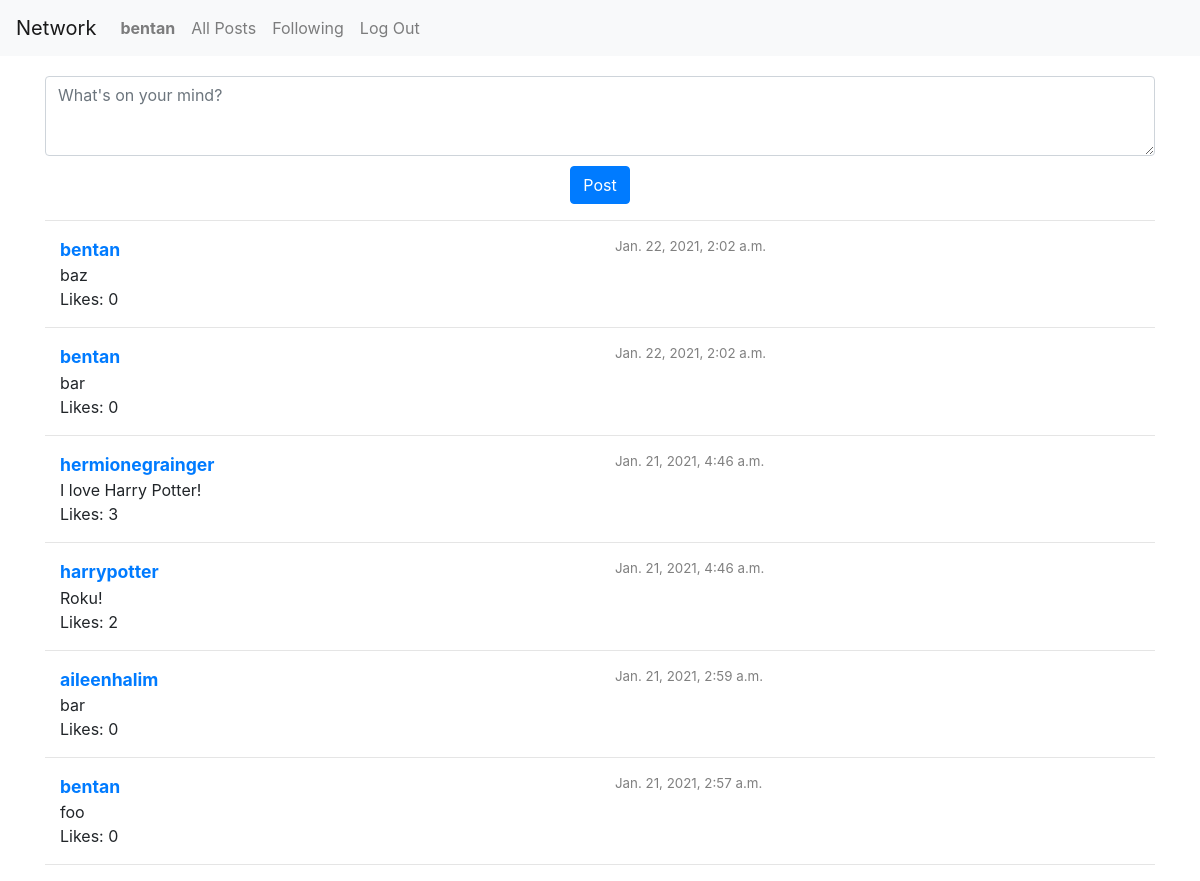
/ (signed in), run on the app's committed database.
### network/models.py (models this page shows, shortened)
class User(AbstractUser):
    following = models.ManyToManyField('self', blank=True, related_name='followers', symmetrical=False)
    def __str__(self):
        return f"{self.username}"

class Post(models.Model):
    user = models.ForeignKey(User, on_delete=models.CASCADE)
    post_content = models.TextField(max_length=280)
    likes = models.ManyToManyField(User, blank=True, related_name='user_likes')
    created_timestamp = models.DateTimeField(auto_now_add=True)
    edited_timestamp = models.DateTimeField(auto_now=True)

### network/views.py (the view)
# urls.py: path("", views.index, name="index"),
def index(request):
    if request.method == 'POST' and request.user.is_authenticated:
        p = PostForm(request.POST)
        if p.is_valid():
            r = Post(user = request.user, post_content = p.cleaned_data['post_content'])
            r.save()
            return HttpResponseRedirect(reverse("index"))
    posts = Post.objects.order_by('-edited_timestamp')
    duration_dict = {}
    for post in posts:
        duration_dict[post.id] = duration(post.edited_timestamp)
    form = PostForm()
    return render(request, "network/index.html", {
        'form': form,
        'posts': posts,
        'durations': duration_dict,
    })

### network/models.py
class PostForm(ModelForm):
    class Meta:
        model = Post
        fields = ['post_content']
        label = {
            'post_content': 'Post'
        }
        widgets = {
            'post_content': Textarea(attrs={'class': 'form-control', 'placeholder': 'What\'s on your mind?', 'style': 'height: 5em; width: 100%;'}),
        }

### network/templates/network/index.html (shortened to what this page needs)
{% extends "network/layout.html" %}
{% block body %}
    <div class="container">
        <div style="padding: 10px;"></div>
        {% if user.is_authenticated and not user_profile %}
            <form method="post" action="{% url 'index' %}">
                {{form.post_content}}
                <div style="padding: 5px;"></div>
                <div style="text-align: center;"><button class="btn btn-primary" type="submit">Post</button></div>
            </form>
        {% endif %}
        <hr>
        {% for post in posts %}
            <div class="container">
                <div class="row">
                    <div class="col allPostUsername"><a href="{% url 'user' post.user %}">{{ post.user }}</a></div>
                    <div class="col allPostTimestamp">{{ post.edited_timestamp }}</div>
                </div>
                <div class="row">
                    <div class="col">{{ post.post_content }}</div>
                </div>
                <div class="row">
                    <div class="col">Likes: {{ post.likes.all.count}}</div>
                </div>
            </div>
            <hr>
        {% endfor %}
    </div>
{% endblock %}

### network/templates/network/layout.html (shortened to what this page needs)
{% load static %}
<!DOCTYPE html>
<html lang="en">
    <head>
        <link rel="stylesheet" href="https://stackpath.bootstrapcdn.com/bootstrap/4.4.1/css/bootstrap.min.css">
        <link href="{% static 'network/styles.css' %}" rel="stylesheet">
    </head>
    <body>
        <nav class="navbar navbar-expand-lg navbar-light bg-light">
            <a class="navbar-brand" href="{% url 'index' %}">Network</a>
            <div>
              <ul class="navbar-nav mr-auto">
                {% if user.is_authenticated %}
                    <li class="nav-item">
                        <a class="nav-link" href="{% url 'user' user.username %}" id="logged_in_user">{{ user.username }}</a>
                    </li>
                {% endif %}
                <li class="nav-item">
                  <a class="nav-link" href="{% url 'index' %}">All Posts</a>
                </li>
                {% if user.is_authenticated %}
                    <li class="nav-item">
                        <a class="nav-link" href="#">Following</a>
                    </li>
                    <li class="nav-item">
                        <a class="nav-link" href="{% url 'logout' %}">Log Out</a>
                    </li>
                {% endif %}
              </ul>
            </div>
          </nav>
        <div class="body">
            {% block body %}
            {% endblock %}
        </div>
    </body>
</html>

### network/static/network/styles.css (style rules this page uses)
.allPostUsername { font-weight: bold; font-size: 1.1em; }
.allPostTimestamp { color: grey; font-size: smaller; }
#logged_in_user { font-weight: bold; }

### data on the page
User: username "bentan"
Post: user "bentan", edited_timestamp "Jan. 22, 2021, 2:02 a.m.", post_content "baz", likes.all.count "0"
Post: user "bentan", edited_timestamp "Jan. 22, 2021, 2:02 a.m.", post_content "bar", likes.all.count "0"
Post: user "hermionegrainger", edited_timestamp "Jan. 21, 2021, 4:46 a.m.", post_content "I love Harry Potter!", likes.all.count "3"
Post: user "harrypotter", edited_timestamp "Jan. 21, 2021, 4:46 a.m.", post_content "Roku!", likes.all.count "2"
Post: user "aileenhalim", edited_timestamp "Jan. 21, 2021, 2:59 a.m.", post_content "bar", likes.all.count "0"
Post: user "bentan", edited_timestamp "Jan. 21, 2021, 2:57 a.m.", post_content "foo", likes.all.count "0"
